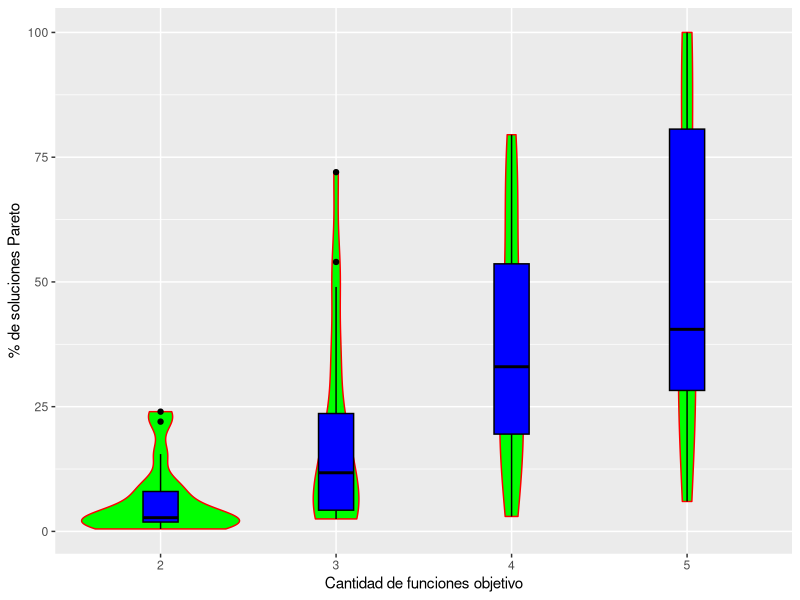

This chart was generated by the following R code:
poli <- function(maxdeg, varcount, termcount) {
  f <- data.frame(variable=integer(), coef=integer(), degree=integer())
  for (t in 1:termcount) {
    var <- sample(1:varcount, 1)
    deg <- sample(0:maxdeg, 1)
    f <-  rbind(f, c(var, runif(1), deg))
  }
  names(f) <- c("variable", "coef", "degree")
  return(f)
}

eval <- function(pol, vars) {
  value <- 0.0
  terms = dim(pol)[1]
  for (t in 1:terms) {
    term <- pol[t,]
    value <-  value + term$coef * vars[term$variable]^term$degree
  }
  return(value)
}

domin.by <- function(target, challenger) {
  # sum sobre los TRUE/FALSE
  if (sum(challenger < target) > 0) {
    return(FALSE) # hay empeora (en maximizar)
  } # si no hay empeora, vemos si hay mejora
  # sum sobre los TRUE/FALSE
  return(sum(challenger > target) > 0)
}

df = data.frame()
vc <- 4
md <- 3
tc <- 5
funciones <- c(2, 3, 4, 5) # cuantas funciones objetivo
obj <- list()
k = 0

for (j in funciones){
  k = j
  for (replica in 1:20){
    for (i in 1:k) {
      obj[[i]] <- poli(md, vc, tc)
    }
    minim <- (runif(k) > 0.5)
    sign <- (1 + -2 * minim) # neg -> min, pos -> max
    n <- 200 # cuantas soluciones aleatorias
    sol <- matrix(runif(vc * n), nrow=n, ncol=vc)
    val <- matrix(rep(NA, k * n), nrow=n, ncol=k)
    for (i in 1:n) { # evaluamos las soluciones
      for (j in 1:k) { # para todos los objetivos
        val[i, j] <- eval(obj[[j]], sol[i,])
      }
    }
    mejor1 <- which.max(sign[1] * val[,1])
    mejor2 <- which.max(sign[2] * val[,2])
    cual <- c("max", "min")
    no.dom <- logical() # TRUE/FALSE segun si nadie lo domina
    dominadores <- integer()
    for (i in 1:n) { # para cada asignacion
      d <- logical() # quienes le dominan (si / no)
      for (j in 1:n) { # para todos los demas
        # i es a quien le retan, j es quien esta retando
        # lo comparamos como si todo fuese max (min f = max -f)
        d <- c(d, domin.by(sign * val[i,], sign * val[j,]))
      }
      cuantos <- sum(d)
      dominadores <- c(dominadores, cuantos)
      no.dom <- c(no.dom, sum(d) == 0) # nadie le domina (puros FALSE)
    }
    # agarra solo los que tienen TRUE en no.dom
    frente <- subset(val, no.dom) # solamente las no dominadas
    porcentaje = (length(frente[,1])/n)*100
    resultado = c(k, replica, porcentaje)
    df = rbind(df, resultado)
    names(df) = c("k", "Replica", "Porcentaje")
  }
}

library(ggplot2)
data <- data.frame(pos=rep(0, n), dom=dominadores)
df$k = as.factor(df$k)
png("p11_violin.png", width=15, height=15, units="cm", res=1200)
gr <- ggplot(df, aes(x=k, y=Porcentaje)) + geom_violin(fill="green", color="red")
gr + geom_boxplot(width=0.2, fill="blue", color="black", lwd=0.5) +
  labs(x = "Cantidad de funciones objetivo", y = "% de soluciones Pareto")
graphics.off()